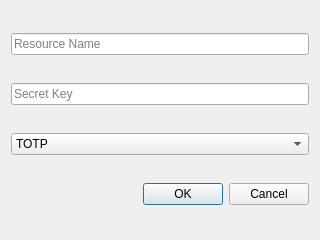
<?xml version="1.0" encoding="UTF-8"?>
<ui version="4.0">
 <class>AddAccountDialog</class>
 <widget class="QDialog" name="AddAccountDialog">
  <property name="geometry">
   <rect>
    <x>0</x>
    <y>0</y>
    <width>320</width>
    <height>240</height>
   </rect>
  </property>
  <property name="windowTitle">
   <string>Add Account</string>
  </property>
  <layout class="QVBoxLayout" name="verticalLayout">
   <item>
    <widget class="QLineEdit" name="nameLineEdit">
     <property name="placeholderText">
      <string>Resource Name</string>
     </property>
    </widget>
   </item>
   <item>
    <widget class="QLineEdit" name="secretLineEdit">
     <property name="placeholderText">
      <string>Secret Key</string>
     </property>
    </widget>
   </item>
   <item>
    <widget class="QComboBox" name="algorithmComboBox">
     <item>
      <property name="text">
       <string>TOTP</string>
      </property>
     </item>
     <item>
      <property name="text">
       <string>HOTP</string>
      </property>
     </item>
    </widget>
   </item>
   <item>
    <widget class="QDialogButtonBox" name="buttonBox">
     <property name="orientation">
      <enum>Qt::Horizontal</enum>
     </property>
     <property name="standardButtons">
      <set>QDialogButtonBox::Ok|QDialogButtonBox::Cancel</set>
     </property>
    </widget>
   </item>
  </layout>
 </widget>
 <resources/>
 <connections/>
</ui>
